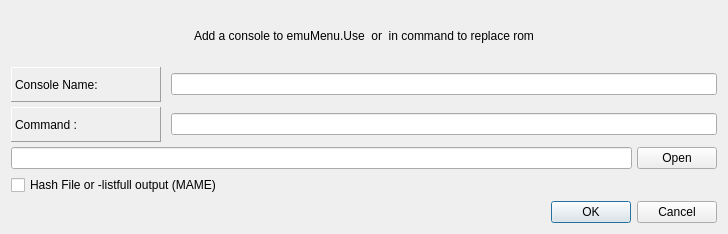
<?xml version="1.0" encoding="UTF-8"?>
<ui version="4.0">
 <class>add_console_dialog</class>
 <widget class="QDialog" name="add_console_dialog">
  <property name="geometry">
   <rect>
    <x>0</x>
    <y>0</y>
    <width>728</width>
    <height>234</height>
   </rect>
  </property>
  <property name="windowTitle">
   <string>Add New Console</string>
  </property>
  <layout class="QGridLayout" name="gridLayout">
   <item row="3" column="0">
    <widget class="QDialogButtonBox" name="console_add_button_box">
     <property name="orientation">
      <enum>Qt::Horizontal</enum>
     </property>
     <property name="standardButtons">
      <set>QDialogButtonBox::Cancel|QDialogButtonBox::Ok</set>
     </property>
    </widget>
   </item>
   <item row="0" column="0">
    <widget class="QLabel" name="Description_label">
     <property name="text">
      <string>Add a console to emuMenu.Use &lt;ROM&gt; or &lt;BASENAME&gt; in command to replace rom</string>
     </property>
     <property name="alignment">
      <set>Qt::AlignCenter</set>
     </property>
    </widget>
   </item>
   <item row="1" column="0">
    <layout class="QVBoxLayout" name="main_layout">
     <property name="spacing">
      <number>5</number>
     </property>
     <item>
      <layout class="QHBoxLayout" name="name_layout">
       <property name="spacing">
        <number>10</number>
       </property>
       <item>
        <widget class="QLabel" name="console_name_label">
         <property name="minimumSize">
          <size>
           <width>150</width>
           <height>35</height>
          </size>
         </property>
         <property name="maximumSize">
          <size>
           <width>150</width>
           <height>35</height>
          </size>
         </property>
         <property name="frameShape">
          <enum>QFrame::Panel</enum>
         </property>
         <property name="frameShadow">
          <enum>QFrame::Raised</enum>
         </property>
         <property name="text">
          <string>Console Name:</string>
         </property>
        </widget>
       </item>
       <item>
        <widget class="QLineEdit" name="console_name_text"/>
       </item>
      </layout>
     </item>
     <item>
      <layout class="QHBoxLayout" name="command_layout">
       <property name="spacing">
        <number>10</number>
       </property>
       <item>
        <widget class="QLabel" name="command_label">
         <property name="minimumSize">
          <size>
           <width>150</width>
           <height>35</height>
          </size>
         </property>
         <property name="maximumSize">
          <size>
           <width>150</width>
           <height>35</height>
          </size>
         </property>
         <property name="frameShape">
          <enum>QFrame::Panel</enum>
         </property>
         <property name="frameShadow">
          <enum>QFrame::Raised</enum>
         </property>
         <property name="text">
          <string>Command :</string>
         </property>
        </widget>
       </item>
       <item>
        <widget class="QLineEdit" name="command_text"/>
       </item>
      </layout>
     </item>
     <item>
      <layout class="QHBoxLayout" name="hash_layout">
       <item>
        <widget class="QLineEdit" name="hash_line_edit">
         <property name="inputMask">
          <string/>
         </property>
         <property name="text">
          <string notr="true"/>
         </property>
         <property name="maxLength">
          <number>32767</number>
         </property>
        </widget>
       </item>
       <item>
        <widget class="QPushButton" name="hash_open_button">
         <property name="text">
          <string>Open</string>
         </property>
        </widget>
       </item>
      </layout>
     </item>
    </layout>
   </item>
   <item row="2" column="0">
    <widget class="QCheckBox" name="hash_check_box">
     <property name="text">
      <string>Hash File or -listfull output (MAME)</string>
     </property>
    </widget>
   </item>
  </layout>
 </widget>
 <resources/>
 <connections>
  <connection>
   <sender>console_add_button_box</sender>
   <signal>accepted()</signal>
   <receiver>add_console_dialog</receiver>
   <slot>accept()</slot>
   <hints>
    <hint type="sourcelabel">
     <x>248</x>
     <y>254</y>
    </hint>
    <hint type="destinationlabel">
     <x>157</x>
     <y>274</y>
    </hint>
   </hints>
  </connection>
  <connection>
   <sender>console_add_button_box</sender>
   <signal>rejected()</signal>
   <receiver>add_console_dialog</receiver>
   <slot>reject()</slot>
   <hints>
    <hint type="sourcelabel">
     <x>316</x>
     <y>260</y>
    </hint>
    <hint type="destinationlabel">
     <x>286</x>
     <y>274</y>
    </hint>
   </hints>
  </connection>
 </connections>
</ui>
